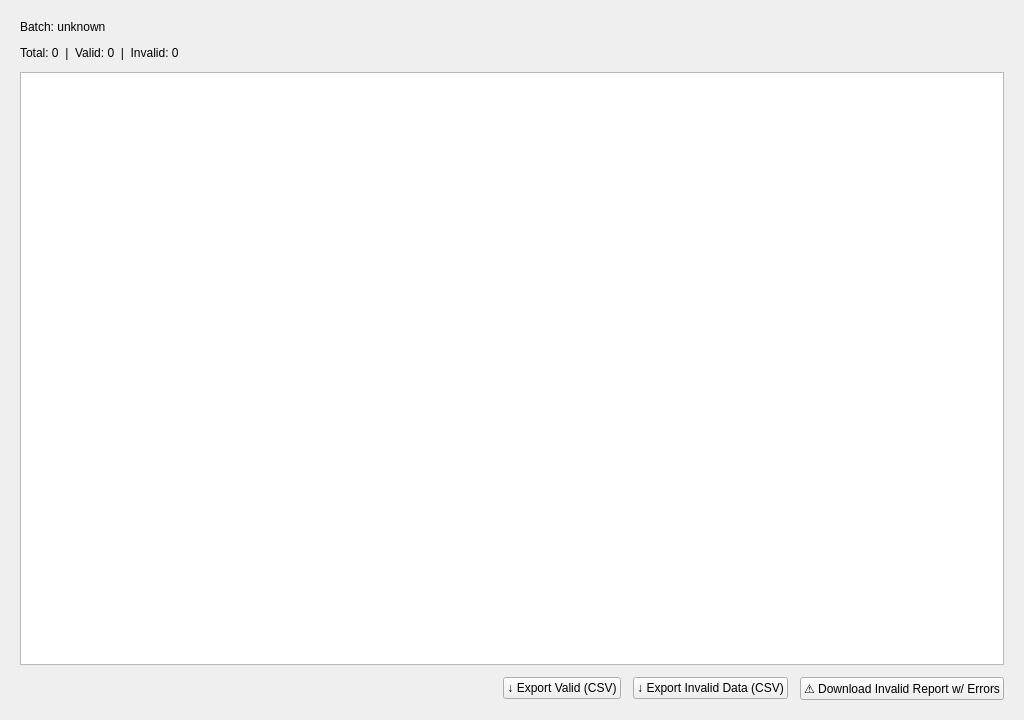
<?xml version="1.0" encoding="UTF-8"?>
<ui version="4.0">
 <class>ReportDetailsWindow</class>
 <widget class="QMainWindow" name="ReportDetailsWindow">
  <property name="geometry">
   <rect>
    <x>0</x>
    <y>0</y>
    <width>1024</width>
    <height>720</height>
   </rect>
  </property>
  <property name="windowTitle">
   <string>Batch Details</string>
  </property>
  <widget class="QWidget" name="centralwidget">
   <layout class="QVBoxLayout" name="verticalLayout">
    <property name="spacing">
     <number>12</number>
    </property>
    <property name="leftMargin">
     <number>20</number>
    </property>
    <property name="topMargin">
     <number>20</number>
    </property>
    <property name="rightMargin">
     <number>20</number>
    </property>
    <property name="bottomMargin">
     <number>20</number>
    </property>
    <item>
     <widget class="QLabel" name="batchNameLabel">
      <property name="text">
       <string>Batch: unknown</string>
      </property>
      <property name="objectName">
       <string>batchNameLabel</string>
      </property>
     </widget>
    </item>
    <item>
     <widget class="QLabel" name="statsLabel">
      <property name="text">
       <string>Total: 0  |  Valid: 0  |  Invalid: 0</string>
      </property>
      <property name="objectName">
       <string>statsLabel</string>
      </property>
     </widget>
    </item>
    <item>
     <widget class="QTableWidget" name="dataTable">
      <property name="objectName">
       <string>dataTable</string>
      </property>
      <property name="alternatingRowColors">
       <bool>true</bool>
      </property>
     </widget>
    </item>
    <item>
     <layout class="QHBoxLayout" name="horizontalLayout">
      <item>
       <spacer name="horizontalSpacer">
        <property name="orientation">
         <enum>Qt::Horizontal</enum>
        </property>
        <property name="sizeHint" stdset="0">
         <size>
          <width>40</width>
          <height>20</height>
         </size>
        </property>
       </spacer>
      </item>
      <item>
       <widget class="QPushButton" name="btnExportValid">
        <property name="text">
         <string>↓ Export Valid (CSV)</string>
        </property>
        <property name="objectName">
         <string>btnExportValid</string>
        </property>
       </widget>
      </item>
      <item>
       <widget class="QPushButton" name="btnExportInvalid">
        <property name="text">
         <string>↓ Export Invalid Data (CSV)</string>
        </property>
        <property name="objectName">
         <string>btnExportInvalid</string>
        </property>
       </widget>
      </item>
      <item>
       <widget class="QPushButton" name="btnExportReport">
        <property name="text">
         <string>⚠ Download Invalid Report w/ Errors</string>
        </property>
        <property name="objectName">
         <string>btnExportReport</string>
        </property>
       </widget>
      </item>
     </layout>
    </item>
   </layout>
  </widget>
 </widget>
 <resources/>
 <connections/>
</ui>
